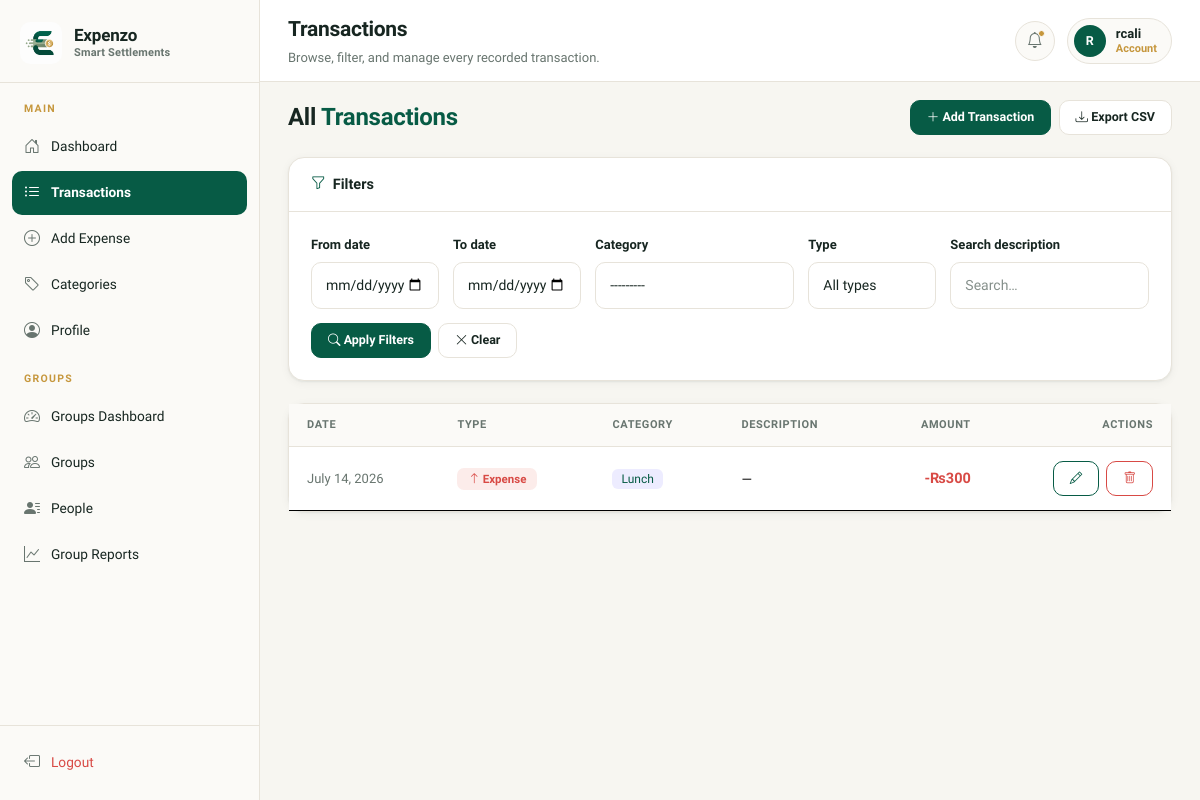
Before: /transactions/ (signed in) with the older database file.
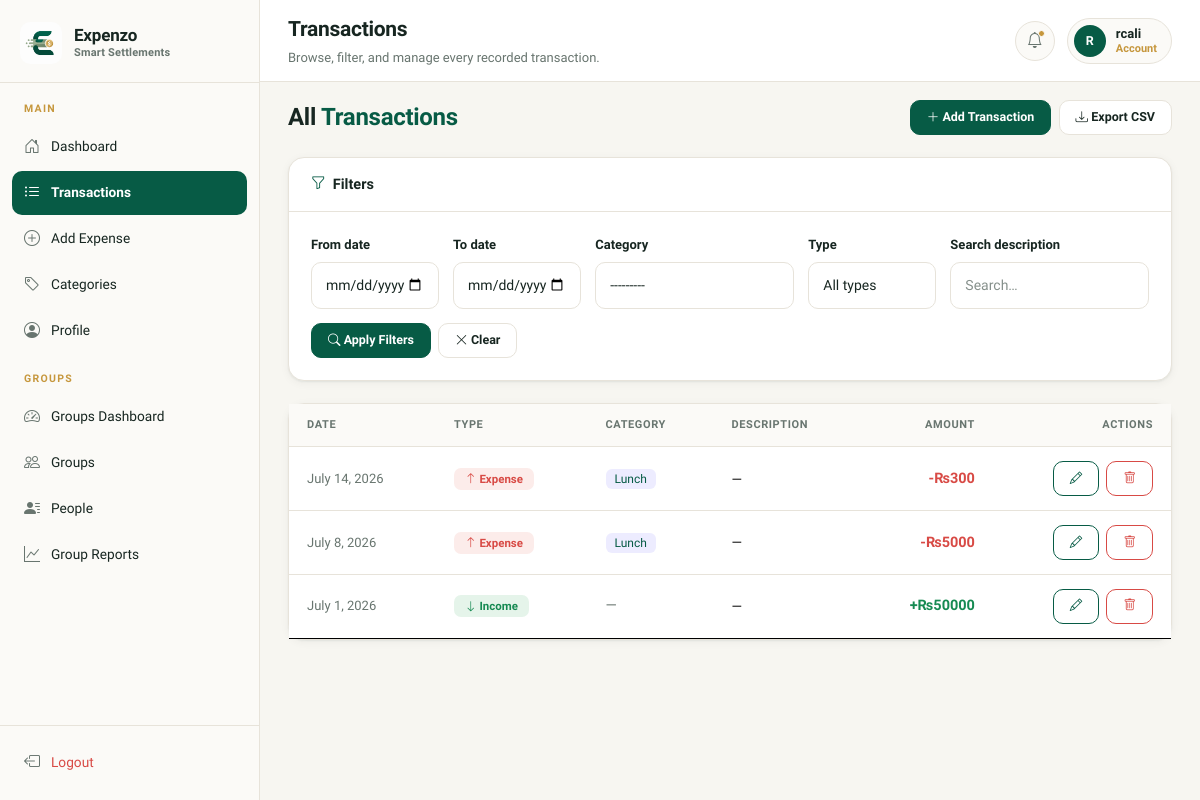
After: the same page with the newer database file.
### tracker/models.py (models this page shows, shortened)
class Transaction(models.Model):
    TRANSACTION_TYPE = (
        ('Income', 'Income'),
        ('Expense', 'Expense'),
    )
    user = models.ForeignKey(settings.AUTH_USER_MODEL, on_delete=models.CASCADE)
    category = models.ForeignKey(Category, on_delete=models.SET_NULL, null=True, blank=True)
    amount = models.DecimalField(max_digits=10, decimal_places=2)
    transaction_type = models.CharField(max_length=10, choices=TRANSACTION_TYPE)
    date = models.DateField()
    description = models.TextField(blank=True)
    class Meta:
        ordering = ['-date', '-id']

class Category(models.Model):
    user = models.ForeignKey(settings.AUTH_USER_MODEL, on_delete=models.CASCADE, related_name='categories', null=True)
    name = models.CharField(max_length=100)
    budget = models.DecimalField(
        max_digits=10, decimal_places=2,
        null=True, blank=True,
    )
    class Meta:
        unique_together = ('user', 'name')
    def __str__(self):
        return self.name

### tracker/views.py (the view)
# urls.py: path('transactions/', views.TransactionListView.as_view(), name='transaction_list'),
class TransactionListView(LoginRequiredMixin, FilterView):
    model = Transaction
    filterset_class = TransactionFilterSet
    template_name = 'transaction_list.html'
    paginate_by = 20
    context_object_name = 'transactions'
    def get_queryset(self):
        return Transaction.objects.filter(user=self.request.user)
    def get_filterset_kwargs(self, filterset_class):
        kwargs = super().get_filterset_kwargs(filterset_class)
        kwargs['request'] = self.request
        return kwargs
    def get_context_data(self, **kwargs):
        ctx = super().get_context_data(**kwargs)
        try:
            ctx['currency_symbol'] = self.request.user.profile.currency_symbol
        except UserProfile.DoesNotExist:
            ctx['currency_symbol'] = '$'
        return ctx

### tracker/models.py (called while the page is built)
    @property
    def currency_symbol(self):
        return self.CURRENCY_SYMBOLS.get(self.currency, '$')

### tracker/templates/transaction_list.html (shortened to what the changed rows need)
{% extends 'base.html' %}
{% block content %}
<div class="card">
  <div class="card-body p-0">
    {% if transactions %}
    <div class="table-responsive">
      <table class="table">
        <thead>
          <tr>
            <th>Date</th>
            <th>Type</th>
            <th>Category</th>
            <th>Description</th>
            <th class="text-end">Amount</th>
            <th class="text-end">Actions</th>
          </tr>
        </thead>
        <tbody>
          {% for tx in transactions %}
          <tr>
            <td>
              <span style="font-size: 13px; color: var(--clr-muted);">{{ tx.date }}</span>
            </td>
            <td>
              {% if tx.transaction_type == 'Income' %}
                <span class="badge-income"><i class="bi bi-arrow-down"></i> Income</span>
              {% else %}
                <span class="badge-expense"><i class="bi bi-arrow-up"></i> Expense</span>
              {% endif %}
            </td>
            <td>
              {% if tx.category %}
                <span style="background: rgba(108,99,255,.12); color: var(--clr-primary); border-radius: 6px; padding: 3px 9px; font-size: 12px; font-weight: 500;">{{ tx.category }}</span>
              {% else %}
                <span style="color: var(--clr-muted);">—</span>
              {% endif %}
            </td>
            <td style="font-size: 13.5px;">{{ tx.description|default:"—" }}</td>
            <td class="text-end" style="font-weight: 600;">
              <span style="color: {% if tx.transaction_type == 'Income' %}var(--clr-income){% else %}var(--clr-expense){% endif %}">
                {% if tx.transaction_type == 'Income' %}+{% else %}-{% endif %}{{ currency_symbol }}{{ tx.amount|floatformat:0 }}
              </span>
            </td>
            <td class="text-end">
              <a href="{% url 'edit_transaction' tx.pk %}" class="btn btn-outline-primary btn-sm me-1">
                <i class="bi bi-pencil"></i>
              </a>
              <a href="{% url 'delete_transaction' tx.pk %}" class="btn btn-outline-danger btn-sm">
                <i class="bi bi-trash"></i>
              </a>
            </td>
          </tr>
          {% endfor %}
        </tbody>
      </table>
    </div>
    {% endif %}
  </div>
</div>
{% endblock %}

Changed rows visible on the page:
added Transaction: date "July 8, 2026", transaction_type "Expense" (drawn), category "Lunch", description "—", currency_symbol "₨", amount "5000"
added Transaction: date "July 1, 2026", transaction_type "Income" (drawn), description "—", currency_symbol "₨", amount "50000"
